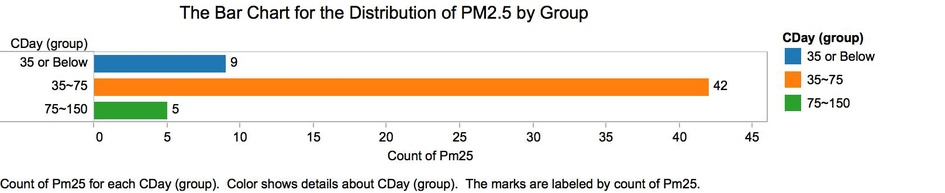
#> input picture Data Visualization/Data Visualization for Air Quality Dataset in Shanghai by Tableau/Bar Chart.jpg, 945 x 193 px, shrunk from 1616 x 330 before the run, given in place of plot1.jpg, which was not available
$ jupyter execute --allow-errors 'Project 2--Image Enhancement Using Histogram Matching.ipynb'   (text cells are left out)
#> lines starting #> are read from the running program, lines starting #| are printed output that depends on the picture; pictures that were not available may be replaced by others from this repository, and a replacement may not be noted
[cell 1]
import numpy as np
import cv2
from matplotlib import pyplot as plt
def BGR2RGB(Input):
   output = np.zeros(Input.shape);
   output[:,:,0] = Input[:,:,2]
   output[:,:,1] = Input[:,:,1]
   output[:,:,2] = Input[:,:,0]
   output = output.astype('uint8')
   return output
plot1 = cv2.imread('./Plot/plot1.jpg')
#> plot1 is the input picture: shape (193, 945, 3); mean B, G, R 227.1, 234.3, 239.4
plt.figure(figsize=(25,16))
plt.subplot(111),plt.imshow(BGR2RGB(plot1))
#> in BGR2RGB, `output[:,:,0] = Input[:,:,2]`:
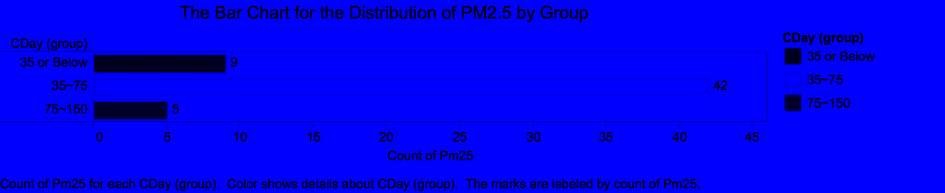
#> output: shape (193, 945, 3) float64; mean B, G, R 239.4, 0, 0
#> in BGR2RGB, `output[:,:,1] = Input[:,:,1]`:
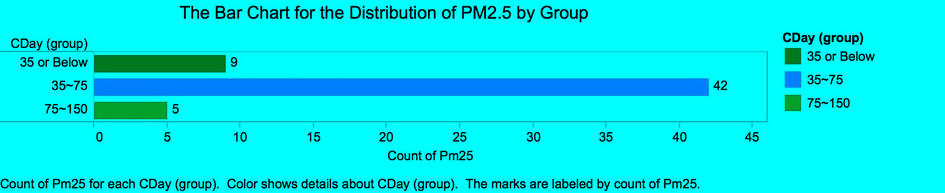
#> output: shape (193, 945, 3) float64; mean B, G, R 239.4, 234.3, 0

[cell 2]
plot2 = cv2.imread('./Plot/plot2.jpg')
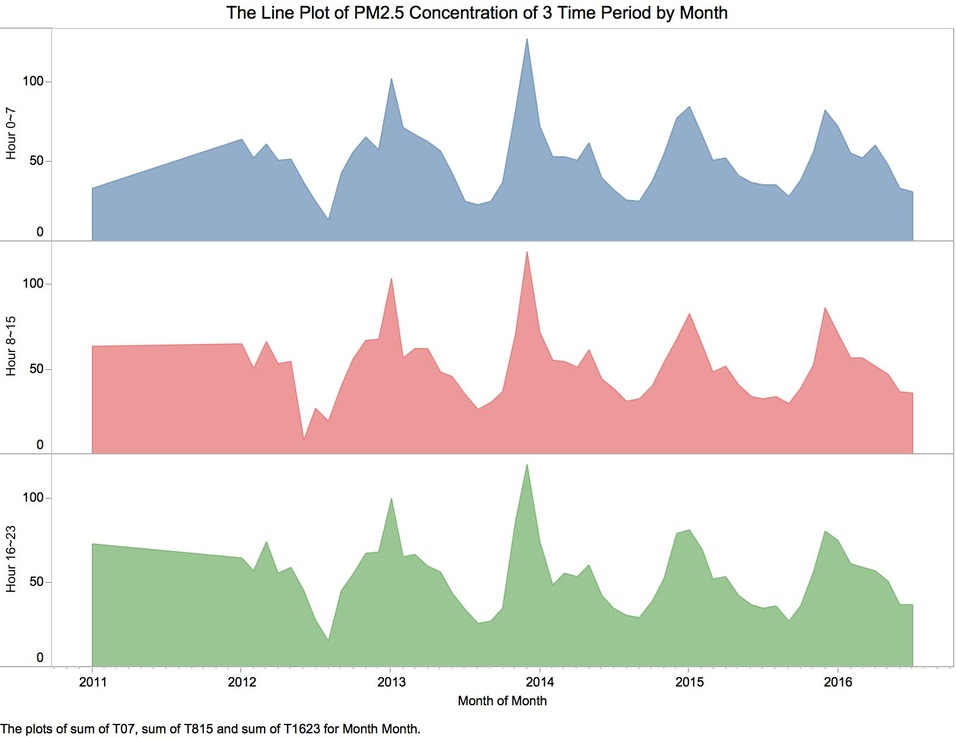
#> input picture Data Visualization/Data Visualization for Air Quality Dataset in Shanghai by Tableau/Line Chart.jpg, 956 x 738 px, shrunk from 1636 x 1262 before the run, given in place of plot2.jpg, which was not available
#> plot2 is the input picture: shape (738, 956, 3); mean B, G, R 224.5, 227.2, 228.7
plt.figure(figsize=(25,16))
plt.subplot(111),plt.imshow(BGR2RGB(plot2))
#> in BGR2RGB (call 2), `output[:,:,0] = Input[:,:,2]`:
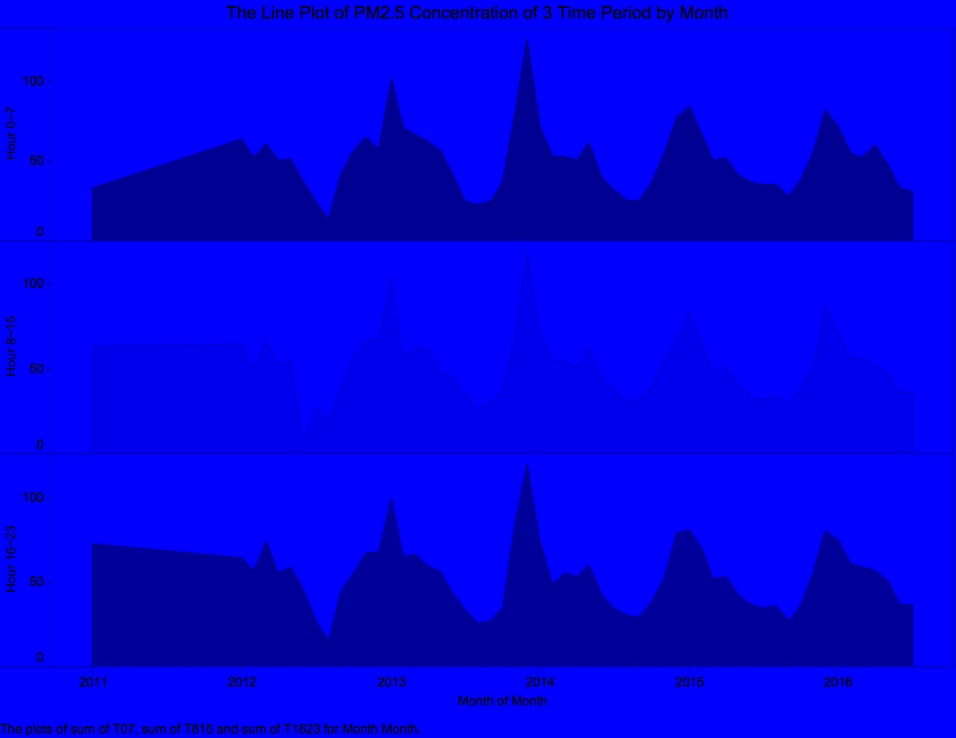
#> output: shape (738, 956, 3) float64; mean B, G, R 228.7, 0, 0
#> in BGR2RGB (call 2), `output[:,:,1] = Input[:,:,1]`:
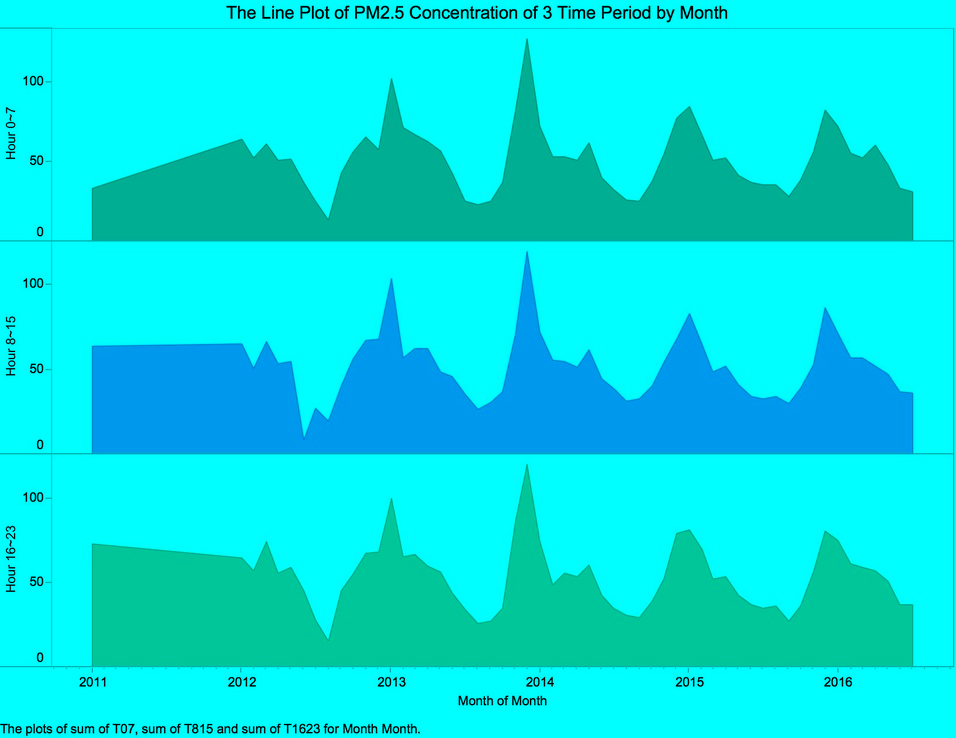
#> output: shape (738, 956, 3) float64; mean B, G, R 228.7, 227.2, 0
